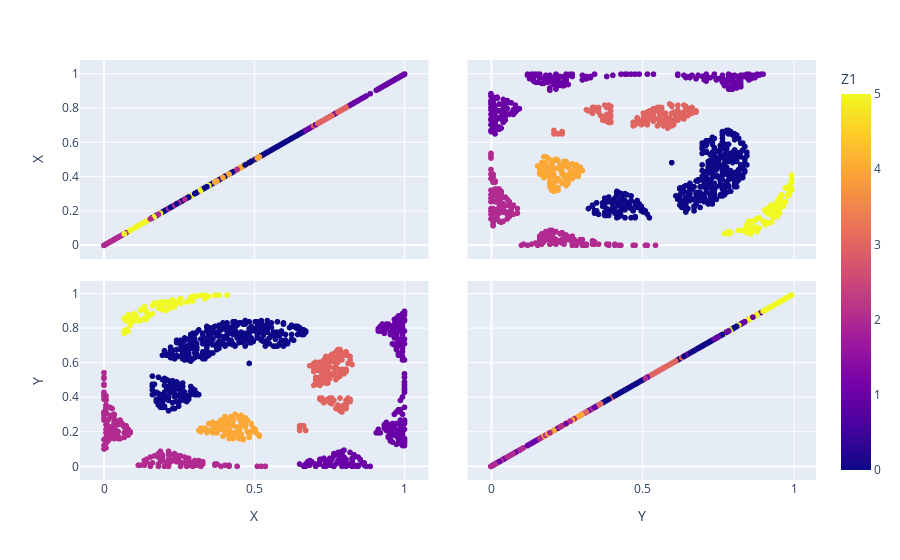

Notebook code for this chart:
### Code cell
classix_distance=Extractor.classix(group_merging_mode='distance',minPts=minPts_best_distance,radius=radius_best_distance,scale=scale_best_distance)
classix_distance.fit(X_train)
Y_pred_distance=classix_distance.predict(X_test)
df_pred_distance=pd.DataFrame(pd.concat([pd.DataFrame(X_test,columns=['X','Y']),pd.DataFrame(Y_pred_distance,columns=[select_name_Z])],axis=1))
print('Plot of target: ',select_name_Z,'\n')
fig = px.scatter_matrix(df_pred_distance,
    dimensions=['X','Y'],
    color=select_name_Z)
fig.show()

### Figure 1 — Plotly figure (JSON) as saved in the notebook; plotly's stock layout.template omitted (floating-point values rounded to 4 significant figures; data arrays with more than 128 entries replaced by an {"elided": "..."} marker saying what was removed)
{"data": [{"dimensions": [{"axis": {"matches": true}, "label": "X", "values": {"elided": "1071 float values"}}, {"axis": {"matches": true}, "label": "Y", "values": {"elided": "1071 float values"}}], "hovertemplate": "%{xaxis.title.text}=%{x}<br>%{yaxis.title.text}=%{y}<br>Z1=%{marker.color}<extra></extra>", "legendgroup": "", "marker": {"color": {"elided": "1071 int values"}, "coloraxis": "coloraxis", "symbol": "circle"}, "name": "", "showlegend": false, "type": "splom"}], "layout": {"coloraxis": {"colorbar": {"title": {"text": "Z1"}}, "colorscale": [[0, "#0d0887"], [0.1111, "#46039f"], [0.2222, "#7201a8"], [0.3333, "#9c179e"], [0.4444, "#bd3786"], [0.5556, "#d8576b"], [0.6667, "#ed7953"], [0.7778, "#fb9f3a"], [0.8889, "#fdca26"], [1, "#f0f921"]]}, "dragmode": "select", "legend": {"tracegroupgap": 0}, "margin": {"t": 60}}}
